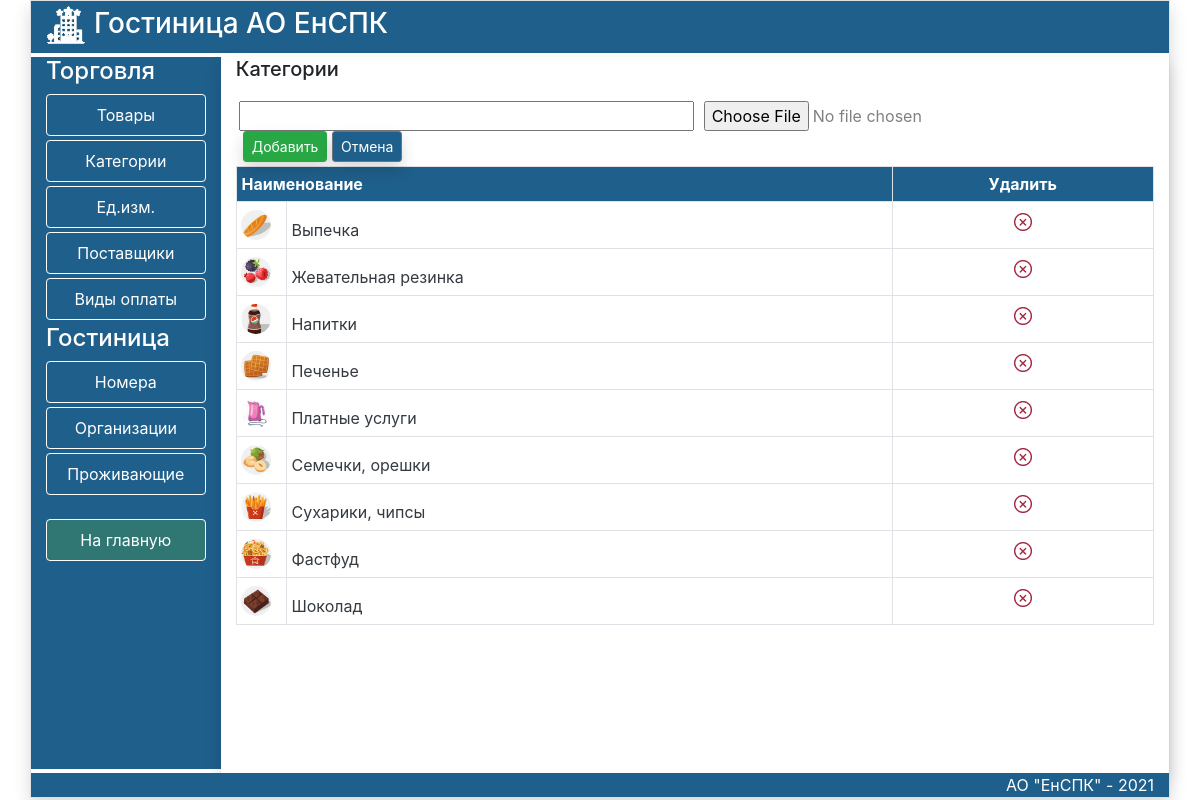
The page /Category on the database its author committed.
### trade/models.py (models this page shows, shortened)
class Category(models.Model):
    title = models.CharField(max_length=100, verbose_name='Наименование')
    photo = models.ImageField(upload_to='photo',blank=True)
    class Meta:
        verbose_name='Категория'
        verbose_name_plural='Категории'
        ordering=['title',]

### trade/views.py (the view)
# urls.py: path('Category',CategoryPage,name='Category'),
def CategoryPage(request):
    data=Category.objects.all()
    form = CategoryForm(request.POST, request.FILES)
    if form.is_valid():
        form.save()
        return redirect('Category')
    else:
        form = CategoryForm()
        data = Category.objects.all()
        context = {'data': data, 'form': form,'title':'Категории'}
        return render(request, "trade/Category.html", context)

### trade/forms.py
class CategoryForm(forms.ModelForm):
    class Meta:
        model=Category
        fields=['title','photo',]
        widgets={
           'title':forms.TextInput(attrs={'class':'form-input','style':'width:455px;margin-right:10px'}),
           'photo':forms.FileInput(attrs={'style':'color:Grey'}),
        }

### trade/templates/trade/Category.html (shortened to what this page needs)
{% extends 'trade/listpage.html' %}
{% load static %}
{% block DataArea %}
<h5 class="mb-3">{{title}}</h5>
<div >
    <form action="" method="post" enctype="multipart/form-data">
            <div class="form-row pb-1 pl-2 pt-1">
            {{form.title}}
           {{form.photo}}
            <div>
    <div class="text-end ml-1 ">
     <button type="submit" class="btn btn-success btn-sm shadow ">Добавить</button>
     <a href="{% url 'Category'  %}" class="btn btn-secondary btn-sm shadow btnblack ">Отмена </a>
    </div>
    </form>
</div>
</div>
<div style="display:block;overflow-y: auto; height:75vh;"  >
<table class="table table-sm table-bordered table-hover  ">
   <tr class="secondary">
     <th colspan="2" class="btnblack">Наименование</th>
    <th class="text-center btnblack">Удалить</th>
    </tr>
{% for item in data %}
<tr>
     <td class="pt-2 pb-0" style="width:50px">{% if item.photo %}<img src="{{item.photo.url}}"  alt="..." width="30" height="30" class="mb-2 rounded-circle" >{% endif %}</td>
    <td class="pt-2 pb-0 align-middle"><a  href="{% url 'UpdateCategory' item.pk %}" class="text-dark lead"> <small>{{item.title}}</small> </a></td>
    <td class="text-center pt-0 pb-2" style="vertical-align:middle"><a href="{% url 'DeleteCategory' item.pk %}" ><img src="{% static 'trade/images/delete2.png' %}" height="18"  ></a></td>
</tr>
{% endfor %}
</table>
</div>
</div>
{% endblock DataArea %}

### trade/static/trade/css/my.css (style rules this page uses)
.btnblack { background-color:RGB(31,95,139); color: white; }

### rows shown on the page
Category: photo (picture), title "Выпечка"
Category: photo (picture), title "Жевательная резинка"
Category: photo (picture), title "Напитки"
Category: photo (picture), title "Печенье"
Category: photo (picture), title "Платные услуги"
Category: photo (picture), title "Семечки, орешки"
Category: photo (picture), title "Сухарики, чипсы"
Category: photo (picture), title "Фастфуд"
Category: photo (picture), title "Шоколад"

### other values the page prints
{{ title }} "Категории"
